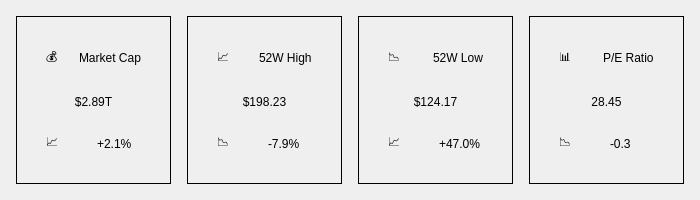
<?xml version="1.0" encoding="UTF-8"?>
<ui version="4.0">
 <class>QuickStats</class>
 <widget class="QWidget" name="QuickStats">
  <property name="geometry">
   <rect>
    <x>0</x>
    <y>0</y>
    <width>700</width>
    <height>200</height>
   </rect>
  </property>
  <property name="windowTitle">
   <string>Quick Stats</string>
  </property>
  
  <layout class="QHBoxLayout" name="quickStatsLayout">
   <property name="spacing">
    <number>16</number>
   </property>
   <property name="leftMargin">
    <number>16</number>
   </property>
   <property name="topMargin">
    <number>16</number>
   </property>
   <property name="rightMargin">
    <number>16</number>
   </property>
   <property name="bottomMargin">
    <number>16</number>
   </property>
   
   <!-- Market Cap Card -->
   <item>
    <widget class="QFrame" name="marketCapCard">
     <property name="frameShape">
      <enum>QFrame::Box</enum>
     </property>
     <layout class="QVBoxLayout" name="marketCapLayout">
      <property name="spacing">
       <number>12</number>
      </property>
      <property name="leftMargin">
       <number>20</number>
      </property>
      <property name="topMargin">
       <number>20</number>
      </property>
      <property name="rightMargin">
       <number>20</number>
      </property>
      <property name="bottomMargin">
       <number>20</number>
      </property>
      
      <item>
       <widget class="QWidget" name="marketCapHeader">
        <layout class="QHBoxLayout" name="marketCapHeaderLayout">
         <item>
          <widget class="QLabel" name="marketCapIcon">
           <property name="text">
            <string>💰</string>
           </property>
           <property name="minimumSize">
            <size>
             <width>24</width>
             <height>24</height>
            </size>
           </property>
          </widget>
         </item>
         <item>
          <widget class="QLabel" name="marketCapTitle">
           <property name="text">
            <string>Market Cap</string>
           </property>
          </widget>
         </item>
        </layout>
       </widget>
      </item>
      <item>
       <widget class="QLabel" name="marketCapValue">
        <property name="text">
         <string>$2.89T</string>
        </property>
        <property name="alignment">
         <set>Qt::AlignCenter</set>
        </property>
       </widget>
      </item>
      <item>
       <widget class="QWidget" name="marketCapChange">
        <layout class="QHBoxLayout" name="marketCapChangeLayout">
         <item>
          <widget class="QLabel" name="marketCapTrendIcon">
           <property name="text">
            <string>📈</string>
           </property>
          </widget>
         </item>
         <item>
          <widget class="QLabel" name="marketCapChangeValue">
           <property name="text">
            <string>+2.1%</string>
           </property>
          </widget>
         </item>
        </layout>
       </widget>
      </item>
     </layout>
    </widget>
   </item>
   
   <!-- 52W High Card -->
   <item>
    <widget class="QFrame" name="weekHighCard">
     <property name="frameShape">
      <enum>QFrame::Box</enum>
     </property>
     <layout class="QVBoxLayout" name="weekHighLayout">
      <property name="spacing">
       <number>12</number>
      </property>
      <property name="leftMargin">
       <number>20</number>
      </property>
      <property name="topMargin">
       <number>20</number>
      </property>
      <property name="rightMargin">
       <number>20</number>
      </property>
      <property name="bottomMargin">
       <number>20</number>
      </property>
      
      <item>
       <widget class="QWidget" name="weekHighHeader">
        <layout class="QHBoxLayout" name="weekHighHeaderLayout">
         <item>
          <widget class="QLabel" name="weekHighIcon">
           <property name="text">
            <string>📈</string>
           </property>
           <property name="minimumSize">
            <size>
             <width>24</width>
             <height>24</height>
            </size>
           </property>
          </widget>
         </item>
         <item>
          <widget class="QLabel" name="weekHighTitle">
           <property name="text">
            <string>52W High</string>
           </property>
          </widget>
         </item>
        </layout>
       </widget>
      </item>
      <item>
       <widget class="QLabel" name="weekHighValue">
        <property name="text">
         <string>$198.23</string>
        </property>
        <property name="alignment">
         <set>Qt::AlignCenter</set>
        </property>
       </widget>
      </item>
      <item>
       <widget class="QWidget" name="weekHighChange">
        <layout class="QHBoxLayout" name="weekHighChangeLayout">
         <item>
          <widget class="QLabel" name="weekHighTrendIcon">
           <property name="text">
            <string>📉</string>
           </property>
          </widget>
         </item>
         <item>
          <widget class="QLabel" name="weekHighChangeValue">
           <property name="text">
            <string>-7.9%</string>
           </property>
          </widget>
         </item>
        </layout>
       </widget>
      </item>
     </layout>
    </widget>
   </item>
   
   <!-- 52W Low Card -->
   <item>
    <widget class="QFrame" name="weekLowCard">
     <property name="frameShape">
      <enum>QFrame::Box</enum>
     </property>
     <layout class="QVBoxLayout" name="weekLowLayout">
      <property name="spacing">
       <number>12</number>
      </property>
      <property name="leftMargin">
       <number>20</number>
      </property>
      <property name="topMargin">
       <number>20</number>
      </property>
      <property name="rightMargin">
       <number>20</number>
      </property>
      <property name="bottomMargin">
       <number>20</number>
      </property>
      
      <item>
       <widget class="QWidget" name="weekLowHeader">
        <layout class="QHBoxLayout" name="weekLowHeaderLayout">
         <item>
          <widget class="QLabel" name="weekLowIcon">
           <property name="text">
            <string>📉</string>
           </property>
           <property name="minimumSize">
            <size>
             <width>24</width>
             <height>24</height>
            </size>
           </property>
          </widget>
         </item>
         <item>
          <widget class="QLabel" name="weekLowTitle">
           <property name="text">
            <string>52W Low</string>
           </property>
          </widget>
         </item>
        </layout>
       </widget>
      </item>
      <item>
       <widget class="QLabel" name="weekLowValue">
        <property name="text">
         <string>$124.17</string>
        </property>
        <property name="alignment">
         <set>Qt::AlignCenter</set>
        </property>
       </widget>
      </item>
      <item>
       <widget class="QWidget" name="weekLowChange">
        <layout class="QHBoxLayout" name="weekLowChangeLayout">
         <item>
          <widget class="QLabel" name="weekLowTrendIcon">
           <property name="text">
            <string>📈</string>
           </property>
          </widget>
         </item>
         <item>
          <widget class="QLabel" name="weekLowChangeValue">
           <property name="text">
            <string>+47.0%</string>
           </property>
          </widget>
         </item>
        </layout>
       </widget>
      </item>
     </layout>
    </widget>
   </item>
   
   <!-- P/E Ratio Card -->
   <item>
    <widget class="QFrame" name="peRatioCard">
     <property name="frameShape">
      <enum>QFrame::Box</enum>
     </property>
     <layout class="QVBoxLayout" name="peRatioLayout">
      <property name="spacing">
       <number>12</number>
      </property>
      <property name="leftMargin">
       <number>20</number>
      </property>
      <property name="topMargin">
       <number>20</number>
      </property>
      <property name="rightMargin">
       <number>20</number>
      </property>
      <property name="bottomMargin">
       <number>20</number>
      </property>
      
      <item>
       <widget class="QWidget" name="peRatioHeader">
        <layout class="QHBoxLayout" name="peRatioHeaderLayout">
         <item>
          <widget class="QLabel" name="peRatioIcon">
           <property name="text">
            <string>📊</string>
           </property>
           <property name="minimumSize">
            <size>
             <width>24</width>
             <height>24</height>
            </size>
           </property>
          </widget>
         </item>
         <item>
          <widget class="QLabel" name="peRatioTitle">
           <property name="text">
            <string>P/E Ratio</string>
           </property>
          </widget>
         </item>
        </layout>
       </widget>
      </item>
      <item>
       <widget class="QLabel" name="peRatioValue">
        <property name="text">
         <string>28.45</string>
        </property>
        <property name="alignment">
         <set>Qt::AlignCenter</set>
        </property>
       </widget>
      </item>
      <item>
       <widget class="QWidget" name="peRatioChange">
        <layout class="QHBoxLayout" name="peRatioChangeLayout">
         <item>
          <widget class="QLabel" name="peRatioTrendIcon">
           <property name="text">
            <string>📉</string>
           </property>
          </widget>
         </item>
         <item>
          <widget class="QLabel" name="peRatioChangeValue">
           <property name="text">
            <string>-0.3</string>
           </property>
          </widget>
         </item>
        </layout>
       </widget>
      </item>
     </layout>
    </widget>
   </item>
  </layout>
 </widget>
</ui>
